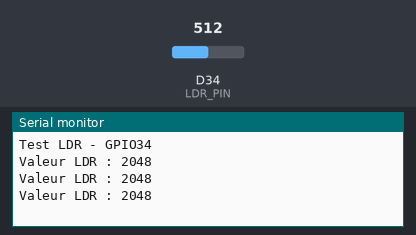
The sketch below on a simulated Arduino Due. On the bench: the last lines printed to the serial monitor. The inputs (shaded band) are chosen by the test bench; at power-on: D34 (LDR_PIN) = 512 (analog values on the 0–1023 scale).

Above: at 1.3 s.
1.4 s: D34 (LDR_PIN) set to 716
At 1.9 s:
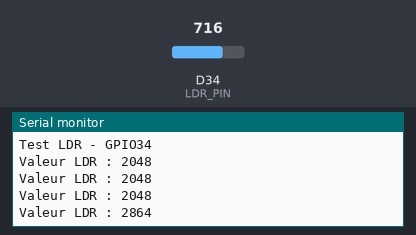
2.9 s: D34 (LDR_PIN) set to 900
At 3.4 s:
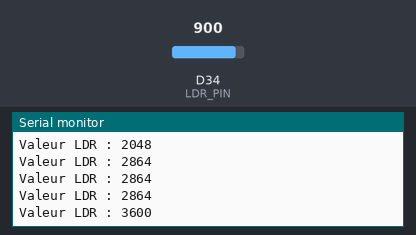
Timing chart, 0 to 5.9 s (numbered marks = the images above; inputs shaded):
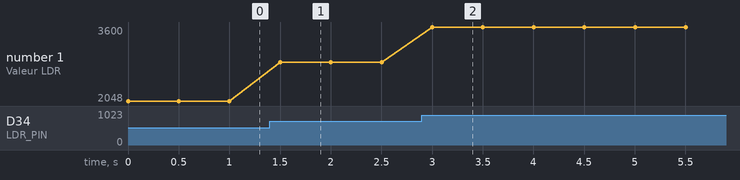

Measured:
- after the input at 1.4 s, the serial monitor: prints a new line after 0.10 s (image 1)
- after the input at 2.9 s, the serial monitor: prints a new line after 0.10 s (image 2)
- plotted number 1: 2048 → 2864 after the input at 1.4 s, 2864 → 3600 after the input at 2.9 s

The sketch:

Test_LDR_Unitaire.ino
```cpp
// ==========================================
// TEST LDR UNITAIRE
// Smart Solar Tracker IoT
// ==========================================

#define LDR_PIN 34

void setup() {

  Serial.begin(115200);
  analogReadResolution(12);

  Serial.println("Test LDR - GPIO34");
}

void loop() {

  int valeur = analogRead(LDR_PIN);

  Serial.print("Valeur LDR : ");
  Serial.println(valeur);

  delay(500);
}
```
